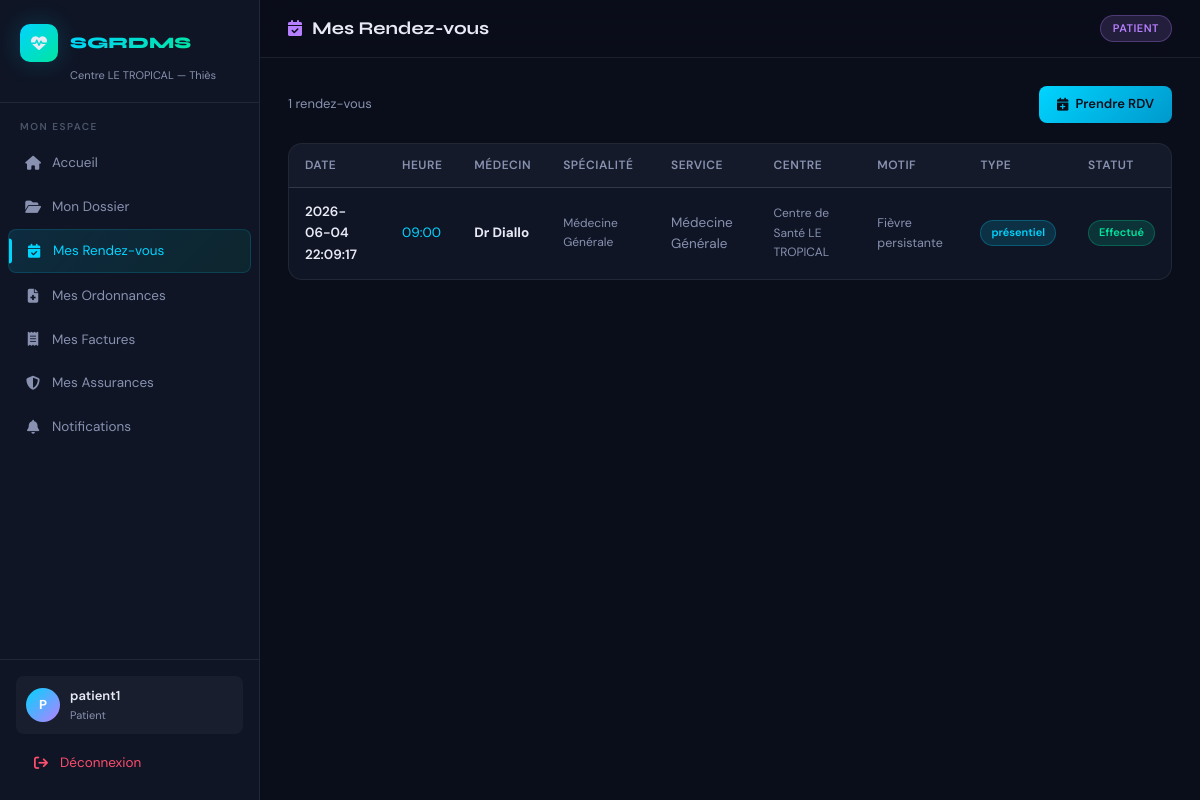
Screenshot of /patient/rendez-vous (signed in) with the database file from the repository.
### tables this page shows
CREATE TABLE Rendez_vous (
        id_rdv          INTEGER PRIMARY KEY AUTOINCREMENT,
        date_rdv_prevue DATETIME,
        date_rdv_reelle DATETIME,
        heure           TIME,
        type_rdv        VARCHAR(30),
        statut_rdv      VARCHAR(20),
        motif           TEXT,
        id_patient      INTEGER NOT NULL REFERENCES Patient(id_patient),
        id_medecin      INTEGER NOT NULL REFERENCES Medecin(id_medecin),
        id_service      INTEGER NOT NULL REFERENCES Service_Medical(id_service)
    );

CREATE TABLE Medecin (
        id_medecin        INTEGER PRIMARY KEY AUTOINCREMENT,
        nom_medecin       VARCHAR(100) NOT NULL,
        prenom_medecin    VARCHAR(100) NOT NULL,
        telephone         VARCHAR(20),
        email             VARCHAR(150),
        specialite        VARCHAR(100),
        actif_teleconsult BOOLEAN DEFAULT 0,
        disponibilite     TEXT,
        id_utilisateur    INTEGER UNIQUE REFERENCES Utilisateur(id_utilisateur) ON DELETE SET NULL
    );

CREATE TABLE Service_Medical (
        id_service  INTEGER PRIMARY KEY AUTOINCREMENT,
        nom_service VARCHAR(100),
        id_centre   INTEGER NOT NULL REFERENCES Centre_Medical(id_centre) ON DELETE CASCADE
    );

CREATE TABLE Centre_Medical (
        id_centre      INTEGER PRIMARY KEY AUTOINCREMENT,
        nom_centre     VARCHAR(150) NOT NULL,
        adresse_centre TEXT,
        type_centre    VARCHAR(50),
        telephone      VARCHAR(20),
        ville          VARCHAR(100)
    );

### app.py (the view)
@app.route('/patient/rendez-vous')
@role_required('patient')
def patient_rendez_vous():
    db = get_db()
    patient = db.execute('SELECT * FROM Patient WHERE id_utilisateur=?', (session['user_id'],)).fetchone()
    rdvs = db.execute('''SELECT r.*, m.nom_medecin, m.prenom_medecin, m.specialite,
                         s.nom_service, c.nom_centre
                         FROM Rendez_vous r JOIN Medecin m ON r.id_medecin=m.id_medecin
                         JOIN Service_Medical s ON r.id_service=s.id_service
                         JOIN Centre_Medical c ON s.id_centre=c.id_centre
                         WHERE r.id_patient=? ORDER BY r.date_rdv_prevue DESC''',
                      (patient['id_patient'],)).fetchall()
    return render_template('patient/rendez_vous.html', rdvs=rdvs, patient=patient)

### app.py (called while the page is built)
def role_required(*roles):
    def decorator(f):
        from functools import wraps
        @wraps(f)
        def decorated(*args, **kwargs):
            if 'user_id' not in session:
                return redirect(url_for('login'))
            if session.get('role') not in roles:
                flash('Accès non autorisé.', 'danger')
                return redirect(url_for('dashboard'))
            return f(*args, **kwargs)
        return decorated
    return decorator

### database.py (called while the page is built)
def get_db():
    from flask import current_app
    db = getattr(g, '_database', None)
    if db is None:
        db = g._database = sqlite3.connect(DATABASE)
        db.row_factory = sqlite3.Row
        db.execute("PRAGMA foreign_keys = ON")
    return db

### templates/patient/rendez_vous.html
{% extends "base.html" %}{% block title %}Mes Rendez-vous{% endblock %}
{% block page_icon %}<i class="fas fa-calendar-check" style="color:var(--purple)"></i>{% endblock %}
{% block page_title %}Mes Rendez-vous{% endblock %}
{% block content %}
<div class="action-bar fade-in"><span style="color:var(--text2);font-size:13px">{{ rdvs|length }} rendez-vous</span>
  <a href="{{ url_for('patient_prendre_rdv') }}" class="btn btn-primary"><i class="fas fa-calendar-plus"></i> Prendre RDV</a></div>
<div class="card fade-in-1"><div class="table-wrap"><table class="data-table">
  <thead><tr><th>Date</th><th>Heure</th><th>Médecin</th><th>Spécialité</th><th>Service</th><th>Centre</th><th>Motif</th><th>Type</th><th>Statut</th></tr></thead>
  <tbody>{% for r in rdvs %}<tr>
    <td style="font-weight:600">{{ r.date_rdv_prevue }}</td>
    <td style="color:var(--cyan)">{{ r.heure or '—' }}</td>
    <td><strong>Dr {{ r.nom_medecin }}</strong></td>
    <td style="font-size:12px;color:var(--text2)">{{ r.specialite }}</td>
    <td style="color:var(--text2)">{{ r.nom_service }}</td>
    <td style="font-size:12px;color:var(--text2)">{{ r.nom_centre }}</td>
    <td style="font-size:12.5px;color:var(--text2)">{{ r.motif or '—' }}</td>
    <td><span class="badge b-info">{{ r.type_rdv }}</span></td>
    <td>{% if r.statut_rdv=='effectué' %}<span class="badge b-success">Effectué</span>
        {% elif r.statut_rdv=='annulé' %}<span class="badge b-danger">Annulé</span>
        {% elif r.statut_rdv=='confirmé' %}<span class="badge b-info">Confirmé</span>
        {% else %}<span class="badge b-warning">{{ r.statut_rdv }}</span>{% endif %}</td>
  </tr>{% else %}<tr><td colspan="9"><div class="empty-state"><i class="fas fa-calendar"></i><p>Aucun rendez-vous.</p></div></td></tr>{% endfor %}</tbody>
</table></div></div>{% endblock %}

### static/css/style.css (style rules this page uses)
:root { --bg: #0a0e1a; --bg2: #0f1525; --bg3: #151d30; --glass: rgba(255,255,255,0.04); --glass2: rgba(255,255,255,0.08); --border: rgba(255,255,255,0.08); --border2: rgba(255,255,255,0.14); --cyan: #00d4ff; --cyan2: #0099cc; --green: #00e5a0; --green2: #00b57c; --orange: #ff8c42; --red: #ff4d6d; --purple: #b67fff; --gold: #ffd166; --text: #e8eaf6; --text2: #8892b0; --text3: #4a5568; --sidebar-w: 260px; --radius: 14px; --radius-sm: 8px; --shadow: 0 8px 32px rgba(0,0,0,.4); --shadow-sm: 0 4px 16px rgba(0,0,0,.3); --glow-cyan: 0 0 24px rgba(0,212,255,.2); --glow-green: 0 0 24px rgba(0,229,160,.2); }
* { margin:0; padding:0; box-sizing:border-box; }
body { background: var(--bg); color: var(--text); font-family: 'DM Sans', sans-serif; font-size: 14px; line-height: 1.6; overflow-x: hidden; }
.topbar-title i { color: var(--cyan); font-size: 16px; }
.card { background: var(--bg2); border: 1px solid var(--border); border-radius: var(--radius); overflow: hidden; }
.table-wrap { overflow-x: auto; }
table.data-table { width: 100%; border-collapse: collapse; font-size: 13.5px; }
.data-table thead tr { background: rgba(255,255,255,.02); border-bottom: 1px solid var(--border); }
.data-table th { padding: 12px 16px; text-align: left; font-weight: 600; color: var(--text2); font-size: 12px; letter-spacing: .5px; text-transform: uppercase; white-space: nowrap; }
.data-table td { padding: 13px 16px; border-bottom: 1px solid rgba(255,255,255,.04); color: var(--text); vertical-align: middle; }
.data-table tbody tr { transition: background .15s; }
.data-table tbody tr:last-child td { border-bottom: none; }
.badge { display: inline-flex; align-items: center; padding: 3px 10px; border-radius: 20px; font-size: 11px; font-weight: 600; gap: 4px; }
.b-success { background: rgba(0,229,160,.15); color: var(--green); border: 1px solid rgba(0,229,160,.25); }
.b-info { background: rgba(0,212,255,.15); color: var(--cyan); border: 1px solid rgba(0,212,255,.25); }
.btn { display: inline-flex; align-items: center; gap: 7px; padding: 8px 18px; border-radius: var(--radius-sm); font-size: 13px; font-weight: 500; font-family: 'DM Sans', sans-serif; cursor: pointer; border: none; text-decoration: none; transition: all .2s; white-space: nowrap; }
.btn-primary { background: linear-gradient(135deg, var(--cyan), var(--cyan2)); color: var(--bg); font-weight: 600; }
.action-bar { display: flex; justify-content: space-between; align-items: center; margin-bottom: 20px; }
.fade-in { animation: fadeInUp .4s ease both; }
.fade-in-1 { animation: fadeInUp .4s ease .05s both; }

### rows the page displays
Rendez_vous: date_rdv_prevue "2026-06-04 22:09:17", heure "09:00", nom_medecin "Diallo", specialite "Médecine Générale", nom_service "Médecine Générale", nom_centre "Centre de Santé LE TROPICAL", motif "Fièvre persistante", type_rdv "présentiel", statut_rdv "Effectué"

### other values shown
{{ session.login[0].upper() }} "P"
{{ session.login }} "patient1"
{{ session.role | capitalize }} "Patient"
{{ session.role | upper }} "PATIENT"
{{ rdvs|length }} "1"
